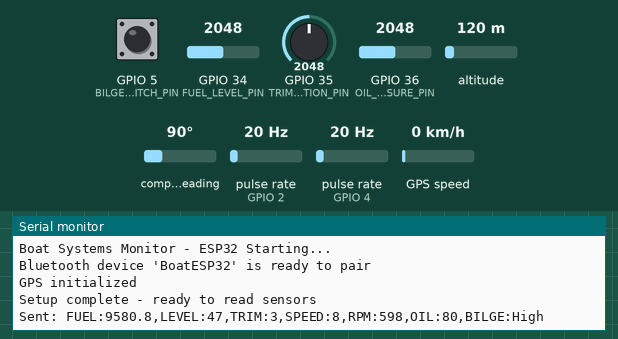
Recording of a sketch running on a simulated ESP32. Parts: the last lines printed to the serial monitor. Wiring (inferred from the names in the program): 2 × pulse sensor: data GPIO 2 / data GPIO 4. Inputs (shaded band) come from the test bench; at power-on: GPIO 5 (BILGE_SWITCH_PIN) HIGH, altitude 120 m, pulse rate (sensors on GPIO 2, GPIO 4) 20 Hz, GPIO 34 (FUEL_LEVEL_PIN) = 2048, GPIO 35 (TRIM_POSITION_PIN) = 2048, GPIO 36 (OIL_PRESSURE_PIN) = 2048, compass heading 90°, GPS speed 0 km/h. The GPS gets a fix after 3 s at 37.7749, -122.4194 with 8 satellites; nothing arrives over Bluetooth unless stated.

Above: at 1.2 s.
1.3 s: GPIO 5 (BILGE_SWITCH_PIN) pulled LOW for 1 s
At 2.7 s:
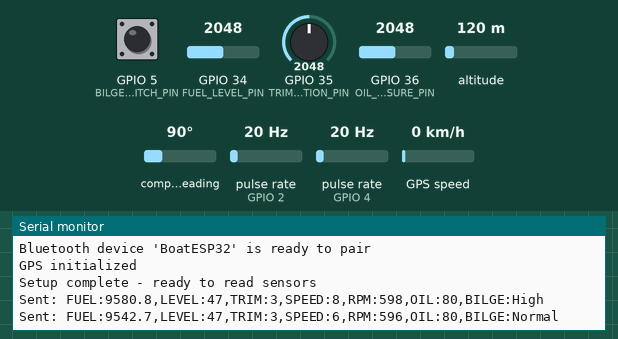
3.8 s: altitude set to 20 m
At 4.8 s:
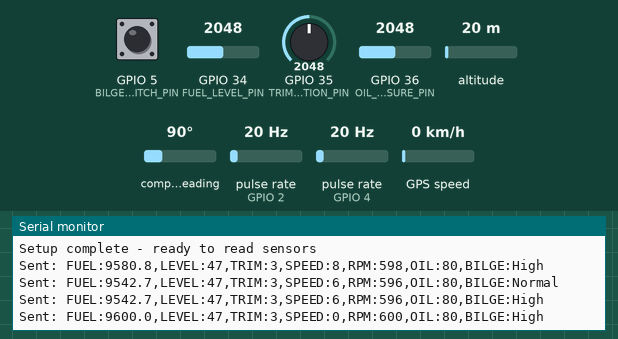
5.3 s: pulse rate (sensor on GPIO 2) set to 4 Hz
At 6.6 s:
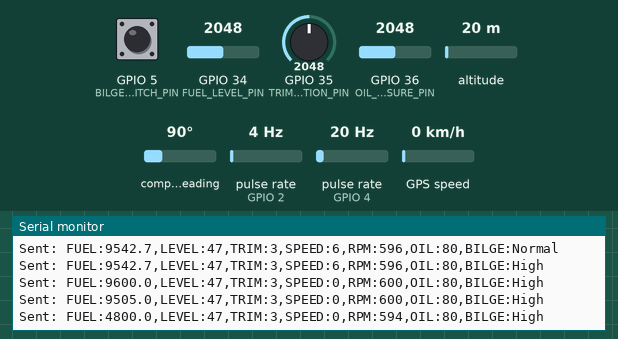
6.8 s: pulse rate (sensor on GPIO 4) set to 4 Hz
At 8.2 s:
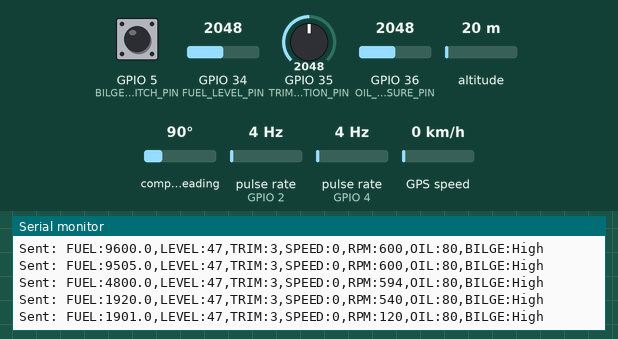
8.3 s: GPIO 34 (FUEL_LEVEL_PIN) set to 2866
At 9.6 s:
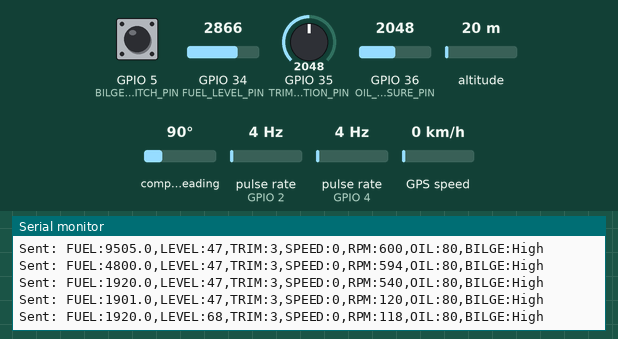
9.8 s: GPIO 35 (TRIM_POSITION_PIN) set to 1228
At 10.9 s:
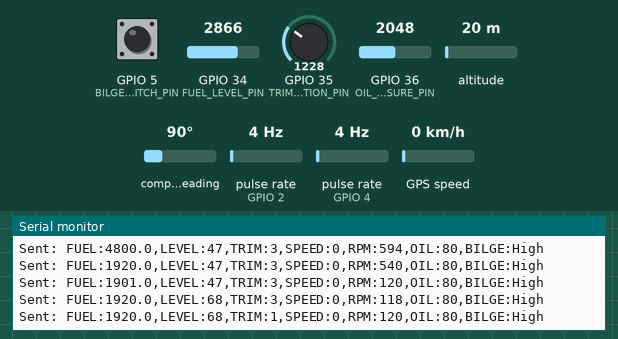
Timing chart, 0 to 12.3 s (numbered marks = the images above; inputs shaded):
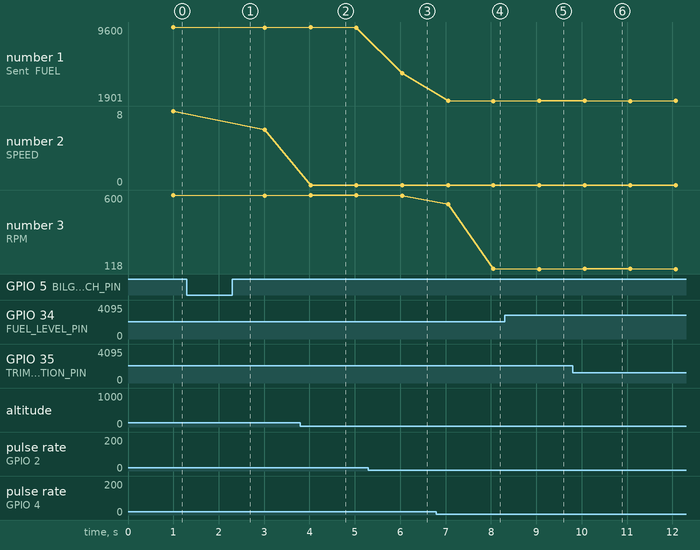

Measured:
- after the input at 1.3 s, the serial monitor: prints a new line after 0.71 s (image 1)
- after the input at 5.3 s, the serial monitor: prints a new line after 0.75 s (image 3)
- after the input at 6.8 s, the serial monitor: prints a new line after 0.26 s (image 4)
- after the input at 8.3 s, the serial monitor: prints a new line after 0.77 s (image 5)
- after the input at 9.8 s, the serial monitor: prints a new line after 0.27 s (image 6)
- plotted number 1: 9505 → 4800 after the input at 5.3 s
- plotted number 3: 594 → 120 after the input at 6.8 s

The sketch:

BoatEmbeddedApp.ino
```cpp
/*
 * Boat Systems Monitor - ESP32 Arduino Code
 *
 * This code reads various boat sensors and sends the data via Bluetooth
 * to the Android dashboard app in the format:
 * FUEL:12.5,LEVEL:75,TRIM:3,SPEED:25,RPM:3200,OIL:45,BILGE:NORMAL
 *
 * Hardware Setup:
 * - Arduino Nano ESP32
 * - Fuel flow sensor (pulse output)
 * - Fuel level sender (analog)
 * - Trim position sender (analog)
 * - GPS module (UART)
 * - Tachometer signal (pulse input)
 * - Oil pressure sender (analog)
 * - Bilge float switch (digital)
 *
 * Pin Assignments:
 * - Fuel Flow: GPIO 2 (pulse input)
 * - Fuel Level: GPIO 34 (analog input)
 * - Trim Position: GPIO 35 (analog input)
 * - GPS TX: GPIO 16 (UART2 RX)
 * - GPS RX: GPIO 17 (UART2 TX)
 * - Tachometer: GPIO 4 (pulse input)
 * - Oil Pressure: GPIO 36 (analog input)
 * - Bilge Switch: GPIO 5 (digital input)
 */

#include <BluetoothSerial.h>
#include <TinyGPS++.h>
#include <HardwareSerial.h>

// Check if Bluetooth is available
#if !defined(CONFIG_BT_ENABLED) || !defined(CONFIG_BLUEDROID_ENABLED)
#error Bluetooth is not enabled! Please run `make menuconfig` to enable it
#endif

// Initialize Bluetooth
BluetoothSerial SerialBT;

// Initialize GPS
TinyGPSPlus gps;
HardwareSerial GPSSerial(2); // Use UART2

// Pin definitions
#define FUEL_FLOW_PIN 2
#define FUEL_LEVEL_PIN 34
#define TRIM_POSITION_PIN 35
#define GPS_RX_PIN 16
#define GPS_TX_PIN 17
#define TACHOMETER_PIN 4
#define OIL_PRESSURE_PIN 36
#define BILGE_SWITCH_PIN 5

// Variables for sensor readings
volatile unsigned long fuelFlowPulses = 0;
volatile unsigned long tachometerPulses = 0;
unsigned long lastFuelFlowTime = 0;
unsigned long lastTachometerTime = 0;
float fuelConsumption = 0.0; // GPH
float fuelLevel = 85.0; // Percentage
int trimPosition = 2; // 1-5
float speed = 0.0; // MPH
int rpms = 800; // RPM
float oilPressure = 15.0; // PSI
String bilgeStatus = "Normal";

// Calibration constants
#define FUEL_FLOW_CALIBRATION 7.5 // Pulses per gallon
#define TACHOMETER_CALIBRATION 2.0 // Pulses per revolution
#define FUEL_LEVEL_EMPTY 200 // ADC value when empty
#define FUEL_LEVEL_FULL 4095 // ADC value when full
#define TRIM_POSITIONS 5 // Number of trim positions
#define OIL_PRESSURE_OFFSET 0.0 // PSI offset
#define OIL_PRESSURE_SCALE 0.1 // PSI per ADC unit

// Timing
unsigned long lastDataSend = 0;
const unsigned long DATA_SEND_INTERVAL = 1000; // Send data every 1 second

void setup() {
  // Initialize serial communication
  Serial.begin(115200);
  Serial.println("Boat Systems Monitor - ESP32 Starting...");

  // Initialize Bluetooth
  SerialBT.begin("BoatESP32");
  Serial.println("Bluetooth device 'BoatESP32' is ready to pair");

  // Initialize GPS
  GPSSerial.begin(9600, SERIAL_8N1, GPS_RX_PIN, GPS_TX_PIN);
  Serial.println("GPS initialized");

  // Initialize pins
  pinMode(FUEL_FLOW_PIN, INPUT_PULLUP);
  pinMode(TACHOMETER_PIN, INPUT_PULLUP);
  pinMode(BILGE_SWITCH_PIN, INPUT_PULLUP);

  // Attach interrupt handlers
  attachInterrupt(digitalPinToInterrupt(FUEL_FLOW_PIN), fuelFlowISR, FALLING);
  attachInterrupt(digitalPinToInterrupt(TACHOMETER_PIN), tachometerISR, FALLING);

  Serial.println("Setup complete - ready to read sensors");
}

void loop() {
  // Read all sensors
  readFuelFlow();
  readFuelLevel();
  readTrimPosition();
  readGPS();
  readTachometer();
  readOilPressure();
  readBilgeStatus();

  // Send data to Android app
  if (millis() - lastDataSend >= DATA_SEND_INTERVAL) {
    sendSensorData();
    lastDataSend = millis();
  }

  // Handle GPS data
  while (GPSSerial.available() > 0) {
    if (gps.encode(GPSSerial.read())) {
      // GPS data is processed in readGPS()
    }
  }

  // Small delay to prevent overwhelming the system
  delay(10);
}

// Interrupt Service Routines
void fuelFlowISR() {
  fuelFlowPulses++;
}

void tachometerISR() {
  tachometerPulses++;
}

// Read fuel flow rate
void readFuelFlow() {
  unsigned long currentTime = millis();
  unsigned long timeDiff = currentTime - lastFuelFlowTime;

  if (timeDiff >= 1000) { // Calculate every second
    // Convert pulses to gallons per hour
    float gallons = (float)fuelFlowPulses / FUEL_FLOW_CALIBRATION;
    fuelConsumption = gallons * (3600000.0 / timeDiff); // Convert to GPH

    // Reset counters
    fuelFlowPulses = 0;
    lastFuelFlowTime = currentTime;
  }
}

// Read fuel level from analog sender
void readFuelLevel() {
  int adcValue = analogRead(FUEL_LEVEL_PIN);

  // Convert ADC value to percentage
  if (adcValue <= FUEL_LEVEL_EMPTY) {
    fuelLevel = 0.0;
  } else if (adcValue >= FUEL_LEVEL_FULL) {
    fuelLevel = 100.0;
  } else {
    fuelLevel = ((float)(adcValue - FUEL_LEVEL_EMPTY) / (FUEL_LEVEL_FULL - FUEL_LEVEL_EMPTY)) * 100.0;
  }

  // Apply some smoothing
  fuelLevel = constrain(fuelLevel, 0.0, 100.0);
}

// Read trim position from analog sender
void readTrimPosition() {
  int adcValue = analogRead(TRIM_POSITION_PIN);

  // Convert ADC value to trim position (1-5)
  // Assuming linear relationship across the ADC range
  float position = ((float)adcValue / 4095.0) * TRIM_POSITIONS;
  trimPosition = round(position);

  // Ensure position is within valid range
  trimPosition = constrain(trimPosition, 1, TRIM_POSITIONS);
}

// Read GPS speed
void readGPS() {
  if (gps.speed.isValid()) {
    // Convert from knots to MPH
    speed = gps.speed.mph();
  } else {
    // If GPS not available, estimate from RPM
    speed = rpms * 0.01; // Rough estimation
  }

  // Limit speed to reasonable range
  speed = constrain(speed, 0.0, 50.0);
}

// Read tachometer RPM
void readTachometer() {
  unsigned long currentTime = millis();
  unsigned long timeDiff = currentTime - lastTachometerTime;

  if (timeDiff >= 1000) { // Calculate every second
    // Convert pulses to RPM
    rpms = (tachometerPulses * 60) / (TACHOMETER_CALIBRATION * (timeDiff / 1000.0));

    // Reset counters
    tachometerPulses = 0;
    lastTachometerTime = currentTime;

    // Ensure RPM is within reasonable range
    rpms = constrain(rpms, 0, 5000);
  }
}

// Read oil pressure from analog sender
void readOilPressure() {
  int adcValue = analogRead(OIL_PRESSURE_PIN);

  // Convert ADC value to PSI
  oilPressure = (adcValue * OIL_PRESSURE_SCALE) + OIL_PRESSURE_OFFSET;

  // Ensure pressure is within reasonable range
  oilPressure = constrain(oilPressure, 0.0, 80.0);
}

// Read bilge water level
void readBilgeStatus() {
  int bilgeReading = digitalRead(BILGE_SWITCH_PIN);

  if (bilgeReading == HIGH) {
    bilgeStatus = "High";
  } else {
    bilgeStatus = "Normal";
  }
}

// Send sensor data to Android app
void sendSensorData() {
  // Format data string
  String data = "FUEL:" + String(fuelConsumption, 1) +
                ",LEVEL:" + String(fuelLevel, 0) +
                ",TRIM:" + String(trimPosition) +
                ",SPEED:" + String(speed, 0) +
                ",RPM:" + String(rpms) +
                ",OIL:" + String(oilPressure, 0) +
                ",BILGE:" + bilgeStatus;

  // Send via Bluetooth
  if (SerialBT.available()) {
    SerialBT.println(data);
  }

  // Also print to serial for debugging
  Serial.println("Sent: " + data);
}

// Debug function to print sensor values
void printSensorValues() {
  Serial.println("=== Sensor Readings ===");
  Serial.println("Fuel Consumption: " + String(fuelConsumption, 1) + " GPH");
  Serial.println("Fuel Level: " + String(fuelLevel, 0) + "%");
  Serial.println("Trim Position: " + String(trimPosition));
  Serial.println("Speed: " + String(speed, 0) + " MPH");
  Serial.println("RPM: " + String(rpms));
  Serial.println("Oil Pressure: " + String(oilPressure, 0) + " PSI");
  Serial.println("Bilge Status: " + bilgeStatus);
  Serial.println("======================");
} 
```
